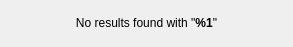
<?xml version="1.0" encoding="UTF-8"?>
<ui version="4.0">
 <class>SearchVideosNoResults</class>
 <widget class="QWidget" name="SearchVideosNoResults">
  <property name="geometry">
   <rect>
    <x>0</x>
    <y>0</y>
    <width>293</width>
    <height>47</height>
   </rect>
  </property>
  <property name="windowTitle">
   <string>Form</string>
  </property>
  <layout class="QGridLayout" name="gridLayout">
   <item row="0" column="0">
    <widget class="QLabel" name="lblNoResults">
     <property name="text">
      <string>No results found with &quot;&lt;b&gt;%1&lt;/b&gt;&quot;</string>
     </property>
     <property name="alignment">
      <set>Qt::AlignCenter</set>
     </property>
    </widget>
   </item>
  </layout>
 </widget>
 <resources/>
 <connections/>
</ui>
